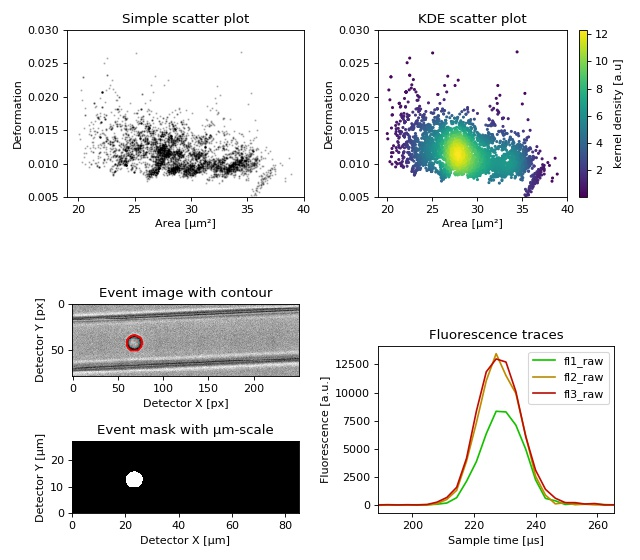

This chart was generated by the following Python code:
"""Dataset overview plot

This example demonstrates basic data visualization with dclab and
matplotlib. To run this script, download the reference dataset
`calibration_beads.rtdc` :cite:`FigshareRef` and place it in the
same directory.

You will find more examples in the
:ref:`advanced usage <sec_advanced_scripting>` section of this
documentation.
"""
import matplotlib.pylab as plt
import numpy as np

import dclab

# Dataset to display
DATASET_PATH = "calibration_beads.rtdc"
# Features for scatter plot
SCATTER_X = "area_um"
SCATTER_Y = "deform"
# Event index to display
EVENT_INDEX = 100

xlabel = dclab.dfn.feature_name2label[SCATTER_X]
ylabel = dclab.dfn.feature_name2label[SCATTER_Y]

ds = dclab.new_dataset(DATASET_PATH)

fig = plt.figure(figsize=(8, 7))


ax1 = plt.subplot(221, title="Simple scatter plot")
ax1.plot(ds[SCATTER_X], ds[SCATTER_Y], "o", color="k", alpha=.2, ms=1)
ax1.set_xlabel(xlabel)
ax1.set_ylabel(ylabel)
ax1.set_xlim(19, 40)
ax1.set_ylim(0.005, 0.03)

ax2 = plt.subplot(222, title="KDE scatter plot")
sc = ax2.scatter(ds[SCATTER_X], ds[SCATTER_Y],
                 c=ds.get_kde_scatter(xax=SCATTER_X,
                                      yax=SCATTER_Y,
                                      kde_type="multivariate"),
                 s=3)
plt.colorbar(sc, label="kernel density [a.u]", ax=ax2)
ax2.set_xlabel(xlabel)
ax2.set_ylabel(ylabel)
ax2.set_xlim(19, 40)
ax2.set_ylim(0.005, 0.03)

ax3 = plt.subplot(425, title="Event image with contour")
ax3.imshow(ds["image"][EVENT_INDEX], cmap="gray")
ax3.plot(ds["contour"][EVENT_INDEX][:, 0],
         ds["contour"][EVENT_INDEX][:, 1],
         c="r")
ax3.set_xlabel("Detector X [px]")
ax3.set_ylabel("Detector Y [px]")

ax4 = plt.subplot(427, title="Event mask with µm-scale")
pxsize = ds.config["imaging"]["pixel size"]
ax4.imshow(ds["mask"][EVENT_INDEX],
           extent=[0, ds["mask"].shape[2] * pxsize,
                   0, ds["mask"].shape[1] * pxsize],
           cmap="gray")
ax4.set_xlabel("Detector X [µm]")
ax4.set_ylabel("Detector Y [µm]")

ax5 = plt.subplot(224, title="Fluorescence traces")
flsamples = ds.config["fluorescence"]["samples per event"]
flrate = ds.config["fluorescence"]["sample rate"]
fltime = np.arange(flsamples) / flrate * 1e6
# here we plot "fl?_raw"; you may also plot "fl?_med"
ax5.plot(fltime, ds["trace"]["fl1_raw"][EVENT_INDEX],
         c="#15BF00", label="fl1_raw")
ax5.plot(fltime, ds["trace"]["fl2_raw"][EVENT_INDEX],
         c="#BF8A00", label="fl2_raw")
ax5.plot(fltime, ds["trace"]["fl3_raw"][EVENT_INDEX],
         c="#BF0C00", label="fl3_raw")
ax5.legend()
ax5.set_xlim(ds["fl1_pos"][EVENT_INDEX] - 2*ds["fl1_width"][EVENT_INDEX],
             ds["fl1_pos"][EVENT_INDEX] + 2*ds["fl1_width"][EVENT_INDEX])
ax5.set_xlabel("Sample time [µs]")
ax5.set_ylabel("Fluorescence [a.u.]")

plt.tight_layout()

plt.show()
